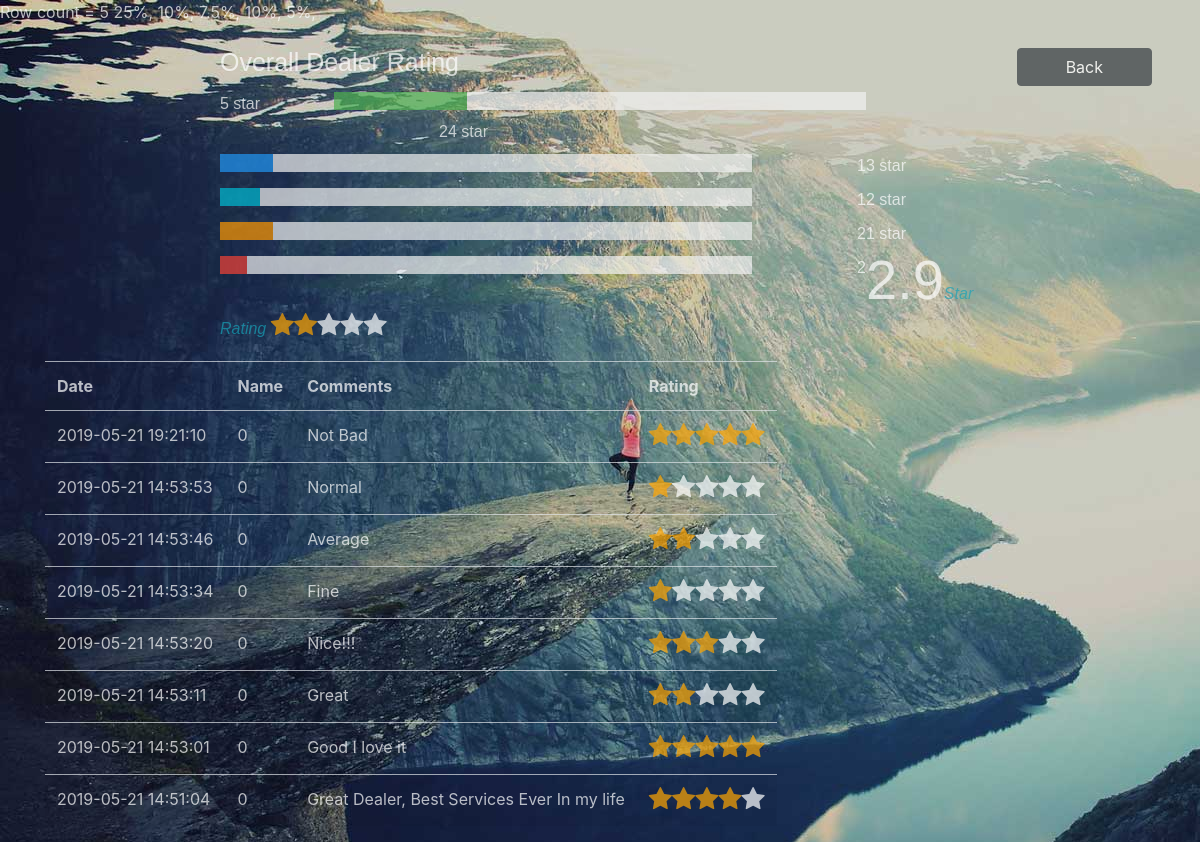
Screenshot of /dealer_ratings_with_bars.php?did=86 with the database file from the repository.
### tables this page shows
CREATE TABLE `dealer_ratings` (
  `id` int(5) NOT NULL,
  `did` int(5) NOT NULL,
  `name` varchar(20) NOT NULL,
  `date` datetime NOT NULL DEFAULT CURRENT_TIMESTAMP,
  `rating` int(2) NOT NULL DEFAULT '0',
  `comments` text NOT NULL
);

### dealer_ratings_with_bars.php (the view, shortened to what this page needs)
<!DOCTYPE html>
<?php if(isset($_GET['did'])) { $id=$_GET['did']; ?>
<?php
$rat=[0,0,0,0,0,0];
$voter=[0,0,0,0,0,0];
require_once("connection.php");
$sql="SELECT AVG(rating) as average FROM dealer_ratings WHERE did='$id'";
if(!$result=mysqli_query($con, $sql)){die("Cannot Get Dealer ratings This Time--".mysqli_error($con));}
$row=mysqli_fetch_assoc($result);
$rating=$row['average'];
?>
<?php
$sql="SELECT rating as value, SUM(rating) as stars  FROM dealer_ratings WHERE did='$id' GROUP BY rating ORDER BY rating";
if(!$result=mysqli_query($con, $sql)){die("Cannot Get Dealer ratings This Time--".mysqli_error($con));}
$count=mysqli_num_rows($result);
		echo"Row count = ".$count;
while($row=mysqli_fetch_array($result))
	{
		$qty=$row['value'];
		$rat[$qty]=$row['stars'];
	}
?>
<?php
$sql="SELECT rating as value, count(rating) as voters FROM dealer_ratings WHERE did='$id' GROUP BY rating ORDER BY rating";
if(!$result=mysqli_query($con, $sql)){die("Cannot Get Dealer ratings This Time--".mysqli_error($con));}
while($row=mysqli_fetch_array($result))
	{
		$qtty = $row['value'];
		$voter[$qtty] = $row['voters'];
	}
	$total_voters=0;
	for($j = 1;$j <= 5;$j++)
	{$total_voters+=$voter[$j];}
	for($i=1;$i <= 5;$i++)
	{
		$percentage[$i]=$rat[$i]/($total_voters*5)*100;
	}
	echo $percentage[5]."%, ";echo $percentage[4]."%, ";echo $percentage[3]."%, ";echo $percentage[2]."%, ";echo $percentage[1]."%, ";
?>
<html>
<head>
	<link rel="stylesheet" href="css/bootstrap.css">
	<link rel="stylesheet" href="https://cdnjs.cloudflare.com/ajax/libs/font-awesome/4.7.0/css/font-awesome.min.css">
</head>
<body background="Images\login-bg.jpg" style="opacity:0.7" class="text-white">
	<a href="admin/dealer_all.php" class="btn btn-dark text-white px-5 m-5" style="float:right">Back</a>
<div class="bars">
          <div class="heading">Overall Dealer Rating</div>
		  <div class="side">   <div>5 star</div>	  </div>
		  <div class="middle">		<div class="bar-container">		  <div class="bar-5"></div>		</div>		  </div>
		  <div class="side right">	<div><?php echo $voter[5]; ?></div>	  </div>
		  <div class="side">		<div>4 star</div>		  </div>
		  <div class="middle">		<div class="bar-container">		  <div class="bar-4"></div>		</div>		  </div>
		  <div class="side right">	<div><?php echo $voter[4]; ?></div>  </div>
		  <div class="side">		<div>3 star</div>		  </div>
		  <div class="middle">		<div class="bar-container">		  <div class="bar-3"></div>		</div>		  </div>
		  <div class="side right">	<div><?php echo $voter[3]; ?></div>  </div>
		  <div class="side">		<div>2 star</div>		  </div>
		  <div class="middle">		<div class="bar-container">  	  <div class="bar-2"></div>		</div>		  </div>
		  <div class="side right">	<div><?php echo $voter[2]; ?></div>  </div>
		  <div class="side">		<div>1 star</div>   	  </div>
		  <div class="middle">		<div class="bar-container">		  <div class="bar-1"></div>		</div>		  </div>
		  <div class="side right">	<div><?php echo $voter[1]; ?></div>  </div>
	<span class="lead display-4"><?php echo round($rating,1);?></span><span class="text-info font-italic">Star Rating</span>
	<?php
		for($i= 1; $i <= 5; $i++):
			$checked = ($i<=$rating) ? 'checked' : '' ;
			echo "<span class='fa fa-star ".$checked."'></span>";
		endfor
	?>
</div>
	<div class="container" align="center">
			<table class="table table-responsive table-striped text-white border-0">
				<th >Date</th>
				<th >Name</th>
				<th >Comments</th>
				<th >Rating</th>
				<?php
				$query="SELECT name,comments,rating,date FROM dealer_ratings WHERE did='$id' ORDER BY date DESC";
				if(!$r=mysqli_query($con,$query)){	die(mysqli_error($con));	}
					while($rows=mysqli_fetch_array($r))
					{
						echo"<tr>";
							echo"<td>".$rows['date']."</td>";
							echo"<td>".$rows['name']."</td>";
							echo"<td>".$rows['comments']."</td>";
						    echo"<td>";
								for($i= 1; $i <= 5; $i++)
								{
									$checked = ($i<=$rows['rating']) ? 'checked' : '' ;
									echo "<span class='fa fa-star ".$checked."'></span>";
								}
							echo"</td>";
						echo"</tr>";
					}
				?>
			</table>
	</div>
  </body>
  </html>
<?php } else{	header("location:index.php");	}?>

### rows the page displays
dealer_ratings: date "2019-05-21 19:21:10", name "0", comments "Not Bad", rating 5 (drawn)
dealer_ratings: date "2019-05-21 14:53:53", name "0", comments "Normal", rating 1 (drawn)
dealer_ratings: date "2019-05-21 14:53:46", name "0", comments "Average", rating 2 (drawn)
dealer_ratings: date "2019-05-21 14:53:34", name "0", comments "Fine", rating 1 (drawn)
dealer_ratings: date "2019-05-21 14:53:20", name "0", comments "Nice!!!", rating 3 (drawn)
dealer_ratings: date "2019-05-21 14:53:11", name "0", comments "Great", rating 2 (drawn)
dealer_ratings: date "2019-05-21 14:53:01", name "0", comments "Good I love it", rating 5 (drawn)
dealer_ratings: date "2019-05-21 14:51:04", name "0", comments "Great Dealer, Best Services Ever In my life", rating 4 (drawn)

### other values shown
$count "5"
$percentage[5] "25"
$percentage[4] "10"
$percentage[3] "7.5"
$percentage[2] "10"
$percentage[1] "5"
$voter[5] "2"
$voter[4] "1"
$voter[3] "1"
$voter[2] "2"
$voter[1] "2"
$rating "2.9"
